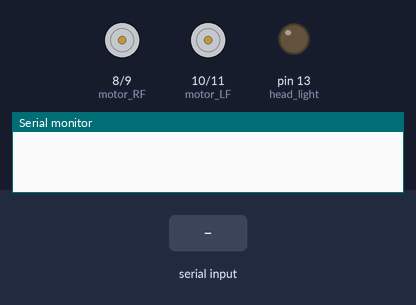
A sketch run on a simulated Arduino Uno, built with avr-gcc and run on an emulated ATmega328P. Parts: motor-driver pin pairs drawn as motors (green arrow = first pin HIGH = forward, orange = second pin HIGH = backward, longer = more drive), output pins drawn as LEDs (lit = HIGH), the last lines printed to the serial monitor. The test bench sets the inputs (shaded band).

Above: at 1.2 s.
1.3 s: "F" received over the second serial link
At 2.5 s:
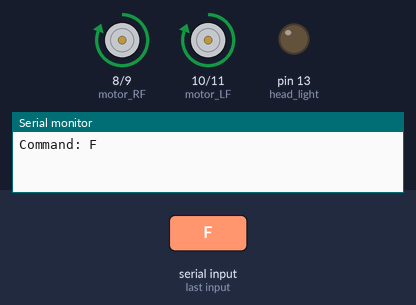
2.8 s: "B" received over the second serial link
At 3.7 s:
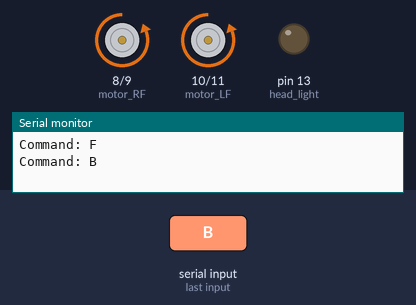
4.3 s: "L" received over the second serial link
At 4.8 s:
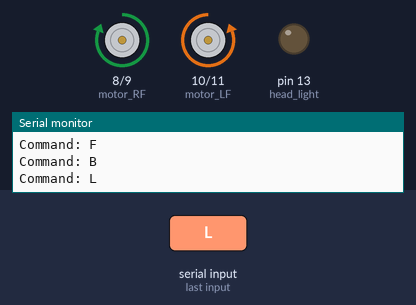
5.8 s: "R" received over the second serial link
At 7.0 s:
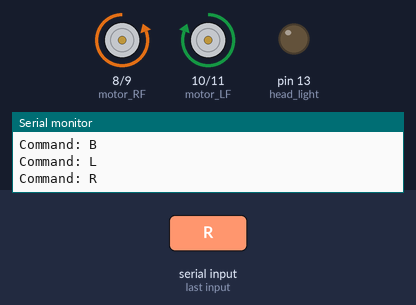
7.3 s: "W" received over the second serial link
At 8.3 s:
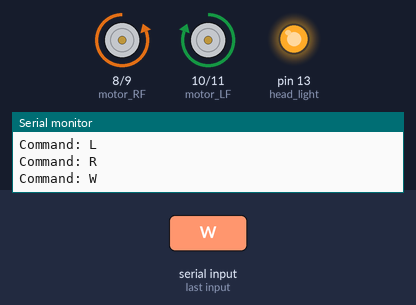
8.8 s: "F" received over the second serial link
At 9.5 s:
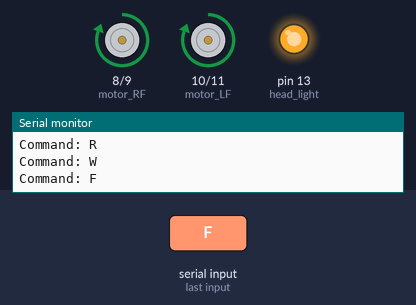
Timing chart, 0 to 11.3 s (numbered marks = the images above; inputs shaded):
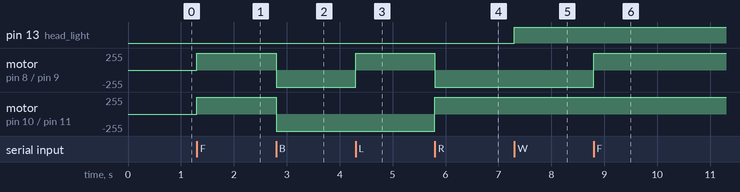

Measured:
- after the input at 1.3 s, motor on pin 8 (motor_RF) / pin 9 (motor_RB), motor on pin 10 (motor_LF) / pin 11 (motor_LB): stopped → forward 255/255 at once
- after the input at 2.8 s, motor on pin 8 (motor_RF) / pin 9 (motor_RB), motor on pin 10 (motor_LF) / pin 11 (motor_LB): forward 255/255 → backward 255/255 at once
- after the input at 4.3 s, motor on pin 8 (motor_RF) / pin 9 (motor_RB): backward 255/255 → forward 255/255 at once
- after the input at 5.8 s, motor on pin 8 (motor_RF) / pin 9 (motor_RB): forward 255/255 → backward 255/255 at once; motor on pin 10 (motor_LF) / pin 11 (motor_LB): backward 255/255 → forward 255/255 at once
- after the input at 7.3 s, pin 13 (head_light): LOW → HIGH at once
- after the input at 8.8 s, motor on pin 8 (motor_RF) / pin 9 (motor_RB): backward 255/255 → forward 255/255 at once

The sketch:

RC_2wheel_headlight.ino
```cpp
/*
  NOTE:
  - APP USED: Bluetooth RC Controller
  - SETTINGS: Please select data stream frequency >> On change/touch >> OK
*/

#include <SoftwareSerial.h>
SoftwareSerial bluetooth(3, 2); // RXD, TXD
char command;

// Initialize motors
#define motor_RF 8  // right front
#define motor_RB 9  // right back
#define motor_LF 10  // left front
#define motor_LB 11  // left back

// Initialize head light
#define head_light 13

void setup() {
  Serial.begin(9600);
  bluetooth.begin(9600);
  pinMode(motor_RF, OUTPUT);
  pinMode(motor_RB, OUTPUT);
  pinMode(motor_LF, OUTPUT);
  pinMode(motor_LB, OUTPUT);
  pinMode(head_light, OUTPUT);
}

void loop() {
  if (bluetooth.available() > 0) {
    command = bluetooth.read();
    Serial.print("Command: ");
    Serial.println(command);

    switch (command) {
      // Commands for moving
      case 'F':
        go_forward();
        break;
      case 'B':
        go_back();
        break;
      case 'L':
        go_left();
        break;
      case 'R':
        go_right();
        break;

      // Commands for the headlight
      case 'W':  // light on
        digitalWrite(head_light, HIGH);
        break;
      case 'w':  // light off
        digitalWrite(head_light, LOW);
        break;
    }
  }
}

void go_forward() {
  digitalWrite(motor_RF, HIGH);
  digitalWrite(motor_RB, LOW);
  digitalWrite(motor_LF, HIGH);
  digitalWrite(motor_LB, LOW);
}

void go_back() {
  digitalWrite(motor_RF, LOW);
  digitalWrite(motor_RB, HIGH);
  digitalWrite(motor_LF, LOW);
  digitalWrite(motor_LB, HIGH);
}

void go_left() {
  digitalWrite(motor_RF, HIGH);
  digitalWrite(motor_RB, LOW);
  digitalWrite(motor_LF, LOW);
  digitalWrite(motor_LB, HIGH);
}

void go_right() {
  digitalWrite(motor_RF, LOW);
  digitalWrite(motor_RB, HIGH);
  digitalWrite(motor_LF, HIGH);
  digitalWrite(motor_LB, LOW);
}
```
